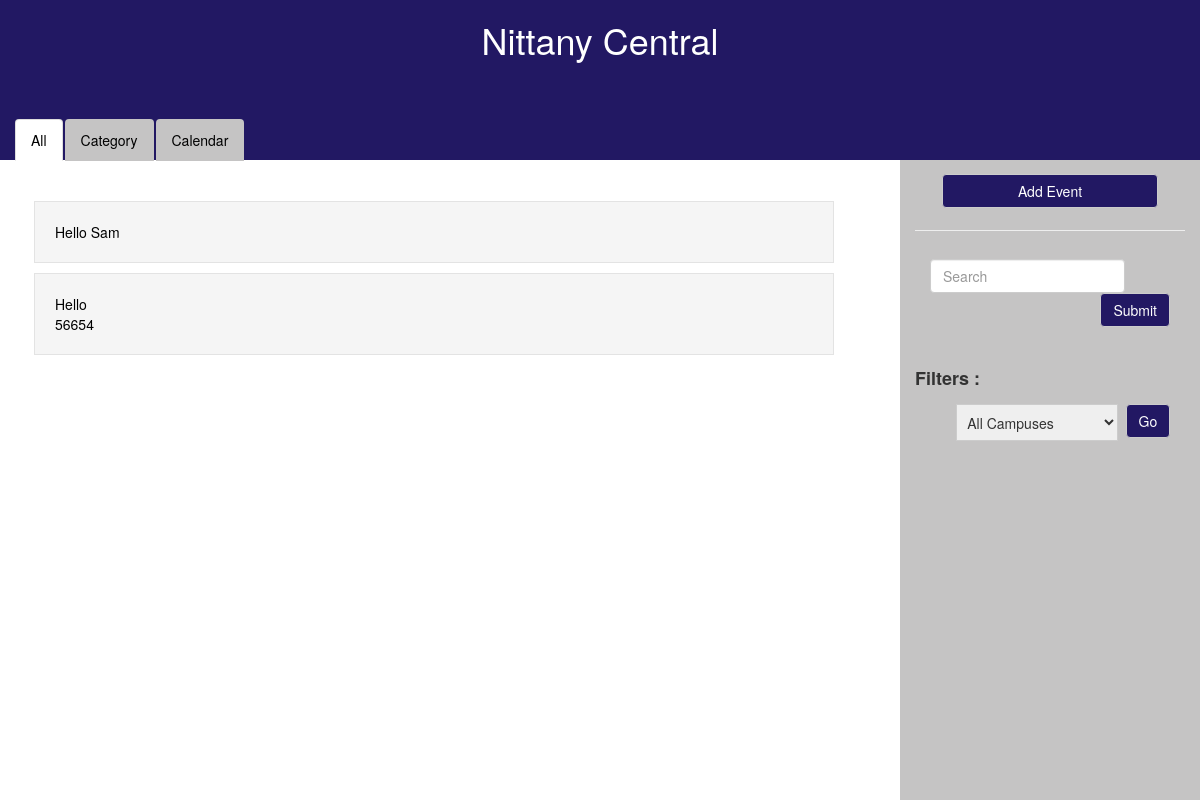
Page /home on the earlier database version.
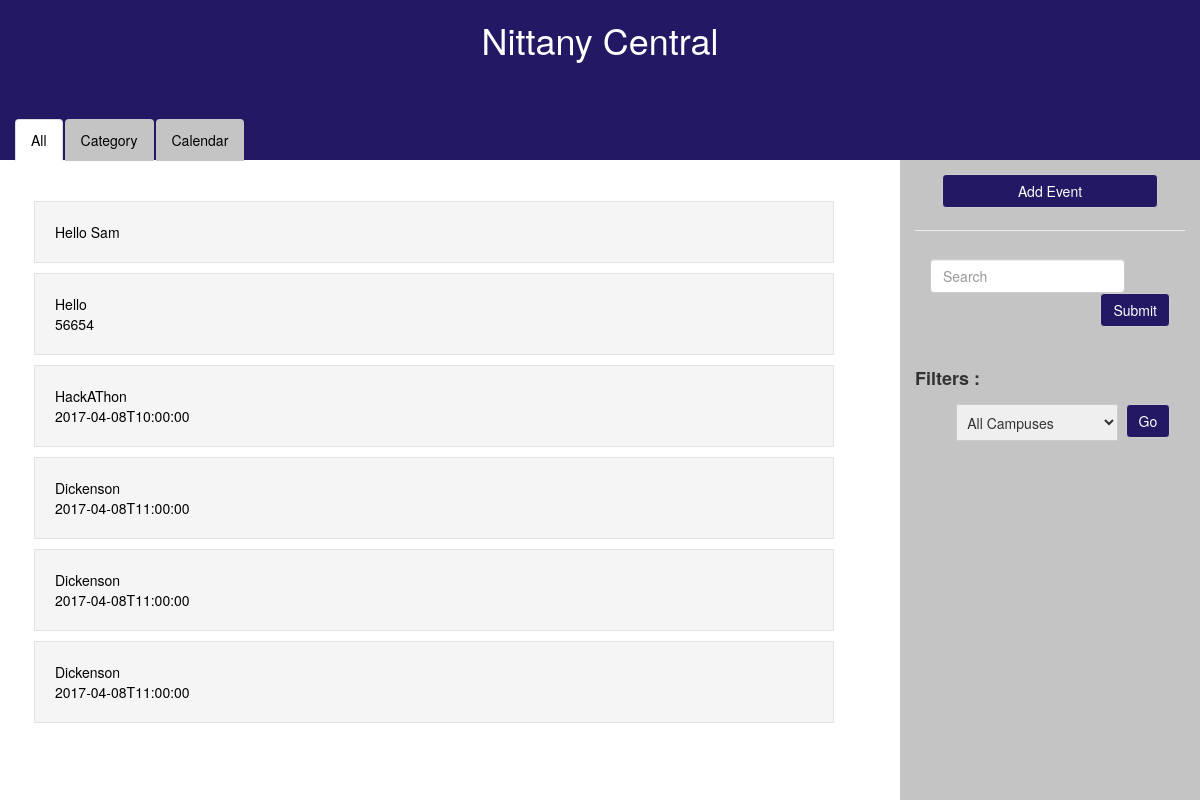
Same page on the later database version.
### start.py (models this page shows)
class Events(db.Model):
	__tablename__ = "Events"
	id = db.Column(db.Integer(), primary_key=True)
	campus = db.Column(db.String())
	location = db.Column(db.String())
	title = db.Column(db.String())
	start = db.Column(db.String())
	end = db.Column(db.String())
	description = db.Column(db.String())
	tags = db.relationship("Tags", cascade="all, delete, delete-orphan")

### start.py (the view)
@app.route('/home')
def home():
	return render_template('index.html', events = Events.query.all())

### templates/index.html (shortened to what this page needs)
<!DOCTYPE HTML>
<html lang=en>
<head>
<link rel="stylesheet" href="https://maxcdn.bootstrapcdn.com/bootstrap/3.3.5/css/bootstrap.min.css">
<link rel="stylesheet" href = "../static/istyle.css"/>
</head>
<body onload="myFunction()">
<div id="content">
	<div id="jumbotron">
		<div id="text">
			<center>
			<h1>Nittany Central</h1>
			</center>
		</div>
	</div>
	<div id="navs" class="col-md-9">
		<ul class="nav nav-tabs nav-tabs">
			<li role="presentation" class="active"><a href="{{ url_for('home') }}">All</a></li>
			<li role="presentation"><a href="{{ url_for('category') }}">Category</a></li>
			<li role="presentation"><a href="{{ url_for('cal') }}">Calendar</a></li>
		</ul>
	</div>
	<div id="article">
		{% for event in events %}
			{% if loop.index == 1 %}
				<div id="box" class="boxed" style="margin-top: 5%;">
					{{ event.title }} <br/> {{ event.start }}
				</div>
			{% endif %}
			{% if loop.index > 1 %}
				<div id="box" class = "boxed">
					{{ event.title }} <br/> {{ event.start }}
				</div>
			{% endif %}
		{% endfor %}
	</div>
	<div id="sidebar" class="col-md-3">
		<a href="{{ url_for('addForm') }}"><button id="add" type="button" class="btn btn-default"> Add Event </button></a>
		<hr>
		<form class="navbar-form navbar-left" role="search">
			<div class="form-group">
				<input type="text" class="form-control" placeholder="Search">
			</div>
			<div style="float:right">
				<button type="submit" class="btn btn-default">Submit</button>
			</div>
		</form>
		<h4><b> Filters : </b></h4>
		<div>
		  <select id="dropdown">
			<option value="All Campuses">All Campuses</option>
		  </select>
		  <div id="go">
			<button type="button" class="btn btn-default">Go</button>
		  </div>
		</div>
	</div>
</div>
</body>
</html>

### static/istyle.css (style rules this page uses)
a { color: white; }
#jumbotron { background-color:#221863; color:white; position: absolute; top: 0; bottom:80%; left: 0; right: 0; }
#content { position: absolute; top: 0; right: 0; bottom: 0; left: 0; background-color: white; }
#add { margin-top: 5%; margin-left: 10%; margin-right: 10%; margin-bottom: 1%; width: 80%; }
#sidebar { position: absolute; background-color: #C5C4C4; bottom: 0; top: 20%; right: 0; }
#navs { position: absolute; bottom:80%; }
#article { position: absolute; top: 20%; left: 2%; bottom: 0; overflow: scroll; }
.boxed { border: 1px solid #e3e3e3; background-color: #f5f5f5; padding: 20px; margin: 10px; color: black; }
.navbar-form { margin-bottom: 15%; }
.btn { color: white; background-color: #221863; }
#dropdown { padding: 2.5%; width: 60%; margin-left: 15%; margin-top: 2%; border-color: #ccc; }
#go { margin-right: 13%; margin-top: 1.2%; width: 10%; float: right; padding: 1% !important; }
.nav-tabs { border-bottom: 0px; }
.nav-tabs>li.active>a { background-color:white; color: black; }
.nav-tabs>li>a { background-color: #C5C4C4; color: black; }

Differences in the rows shown:
added Events: title "HackAThon", start "2017-04-08T10:00:00"
added Events: title "Dickenson", start "2017-04-08T11:00:00"
added Events: title "Dickenson", start "2017-04-08T11:00:00"
added Events: title "Dickenson", start "2017-04-08T11:00:00"
